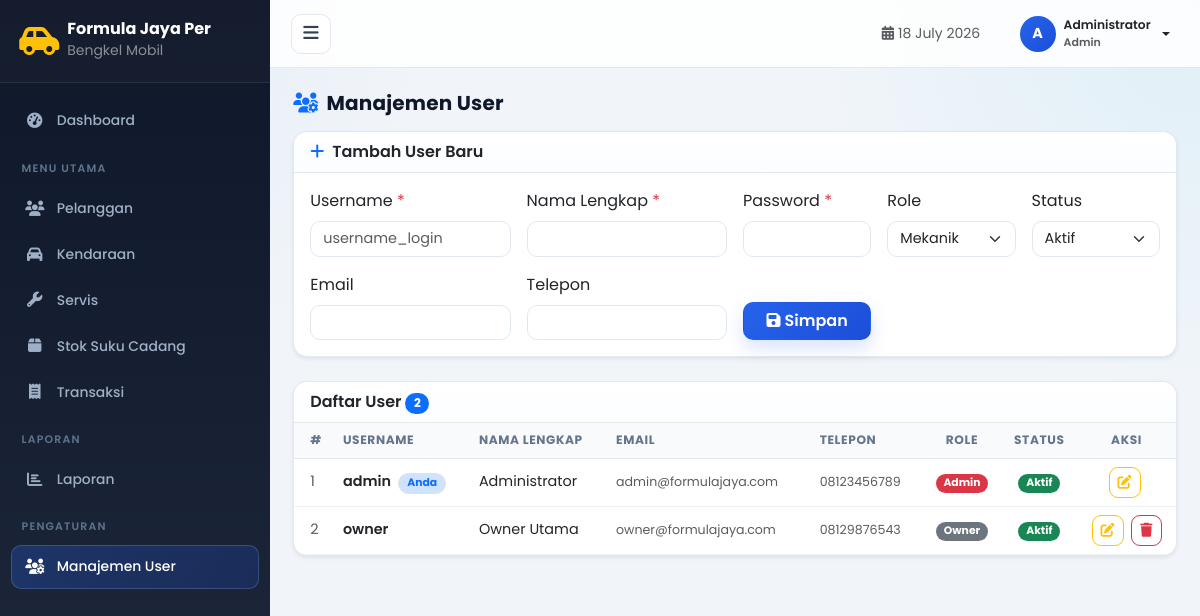
The page /pages/users.php (signed in) on the database its author committed.
### tables this page shows
CREATE TABLE IF NOT EXISTS users (
    id INT AUTO_INCREMENT PRIMARY KEY,
    username VARCHAR(50) NOT NULL UNIQUE,
    password VARCHAR(255) NOT NULL,
    nama_lengkap VARCHAR(100) NOT NULL,
    role ENUM('admin', 'mekanik', 'owner') NOT NULL DEFAULT 'mekanik',
    email VARCHAR(100),
    telepon VARCHAR(20),
    foto VARCHAR(255) DEFAULT NULL,
    status ENUM('aktif', 'nonaktif') NOT NULL DEFAULT 'aktif',
    last_login DATETIME DEFAULT NULL,
    created_at TIMESTAMP DEFAULT CURRENT_TIMESTAMP,
    updated_at TIMESTAMP DEFAULT CURRENT_TIMESTAMP ON UPDATE CURRENT_TIMESTAMP
);

### includes/auth.php (called while the page is built, shortened)
<?php
function isLoggedIn() {
    return isset($_SESSION['user_id']) && !empty($_SESSION['user_id']);
}
function getUser() {
    return [
        'id'           => $_SESSION['user_id'],
        'username'     => $_SESSION['username'],
        'nama_lengkap' => $_SESSION['nama_lengkap'],
        'role'         => strtolower($_SESSION['user_role']),
    ];
}

### pages/users.php (the view, shortened to what this page needs)
<?php
require_once __DIR__ . '/../includes/auth.php';
require_once __DIR__ . '/../config/database.php';
$user       = getUser();
$activePage = 'users';
$editData = null;
$data = $pdo->query("SELECT * FROM users ORDER BY role, nama_lengkap")->fetchAll();
require_once __DIR__ . '/../includes/layout.php';
?>
<div class="page-head">
    <h5 class="fw-bold mb-0"><i class="fas fa-users-cog me-2 text-primary"></i>Manajemen User</h5>
</div>
<div class="card border-0 shadow-sm mb-4">
    <div class="card-header bg-white fw-semibold">
        <?php if ($editData): ?><i class="fas fa-edit text-warning me-2"></i>Edit User: <?= htmlspecialchars($editData['username']) ?>
        <?php else: ?><i class="fas fa-plus text-primary me-2"></i>Tambah User Baru<?php endif; ?>
    </div>
    <div class="card-body">
        <form method="POST">
            <div class="row g-3">
                <?php if (!$editData): ?>
                <div class="col-md-3">
                    <label class="form-label">Username <span class="text-danger">*</span></label>
                    <input type="text" name="username" class="form-control" required placeholder="username_login">
                </div>
                <?php endif; ?>
                <div class="col-md-<?= $editData ? '4' : '3' ?>">
                    <label class="form-label">Nama Lengkap <span class="text-danger">*</span></label>
                    <input type="text" name="nama_lengkap" class="form-control" value="<?= htmlspecialchars($editData['nama_lengkap'] ?? '') ?>" required>
                </div>
                <div class="col-md-2">
                    <label class="form-label">Password <?= $editData ? '<small class="text-muted">(kosong = tidak ganti)</small>' : '<span class="text-danger">*</span>' ?></label>
                    <input type="password" name="password" class="form-control" <?= $editData ? '' : 'required' ?> minlength="4">
                </div>
                <div class="col-md-2">
                    <label class="form-label">Role</label>
                    <select name="role" class="form-select">
                        <option value="mekanik" <?= ($editData['role'] ?? 'mekanik') === 'mekanik' ? 'selected' : '' ?>>Mekanik</option>
                    </select>
                </div>
                <div class="col-md-2">
                    <label class="form-label">Status</label>
                    <select name="status" class="form-select">
                        <option value="aktif" <?= ($editData['status'] ?? 'aktif') === 'aktif' ? 'selected' : '' ?>>Aktif</option>
                    </select>
                </div>
                <div class="col-md-3">
                    <label class="form-label">Email</label>
                    <input type="email" name="email" class="form-control" value="<?= htmlspecialchars($editData['email'] ?? '') ?>">
                </div>
                <div class="col-md-3">
                    <label class="form-label">Telepon</label>
                    <input type="text" name="telepon" class="form-control" value="<?= htmlspecialchars($editData['telepon'] ?? '') ?>">
                </div>
                <div class="col-md-2 d-flex align-items-end gap-2">
                    <button type="submit" class="btn btn-<?= $editData ? 'warning' : 'primary' ?> w-100">
                        <i class="fas fa-save me-1"></i><?= $editData ? 'Perbarui' : 'Simpan' ?>
                    </button>
                </div>
            </div>
        </form>
    </div>
</div>
<div class="card border-0 shadow-sm">
    <div class="card-header bg-white fw-semibold">Daftar User <span class="badge bg-primary"><?= count($data) ?></span></div>
    <div class="table-responsive">
        <table class="table table-hover align-middle mb-0">
            <thead class="table-light">
                <tr>
                    <th class="ps-3">#</th>
                    <th>Username</th>
                    <th>Nama Lengkap</th>
                    <th>Email</th>
                    <th>Telepon</th>
                    <th class="text-center">Role</th>
                    <th class="text-center">Status</th>
                    <th class="text-center">Aksi</th>
                </tr>
            </thead>
            <tbody>
            <?php if (empty($data)): ?>
                <tr><td colspan="8" class="text-center text-muted py-4">Tidak ada data user</td></tr>
            <?php else: foreach ($data as $i => $u): ?>
                <tr>
                    <td class="ps-3 text-muted"><?= $i + 1 ?></td>
                    <td class="fw-semibold"><?= htmlspecialchars($u['username']) ?> <?= (int)$u['id'] === (int)($user['id'] ?? 0) ? '<span class="badge bg-primary-subtle text-primary border ms-1">Anda</span>' : '' ?></td>
                    <td><?= htmlspecialchars($u['nama_lengkap']) ?></td>
                    <td class="small text-muted"><?= htmlspecialchars($u['email'] ?? '-') ?></td>
                    <td class="small text-muted"><?= htmlspecialchars($u['telepon'] ?? '-') ?></td>
                    <td class="text-center">
                        <?php $roleBadge = ['admin'=>'bg-danger','mekanik'=>'bg-info','owner'=>'bg-secondary']; ?>
                        <span class="badge <?= $roleBadge[$u['role']] ?? 'bg-secondary' ?>"><?= ucfirst($u['role']) ?></span>
                    </td>
                    <td class="text-center">
                        <span class="badge <?= $u['status'] === 'aktif' ? 'bg-success' : 'bg-secondary' ?>"><?= ucfirst($u['status']) ?></span>
                    </td>
                    <td class="text-center">
                        <a href="?edit=<?= $u['id'] ?>" class="btn btn-sm btn-outline-warning me-1"><i class="fas fa-edit"></i></a>
                        <?php if ((int)$u['id'] !== (int)($user['id'] ?? 0)): ?>
                        <form method="POST" class="d-inline" onsubmit="return confirm('Hapus user <?= htmlspecialchars($u['username']) ?>?')">
                            <button class="btn btn-sm btn-outline-danger"><i class="fas fa-trash"></i></button>
                        </form>
                        <?php endif; ?>
                    </td>
                </tr>
            <?php endforeach; endif; ?>
            </tbody>
        </table>
    </div>
</div>
<?php require_once __DIR__ . '/../includes/layout_end.php'; ?>

### includes/layout.php (shortened to what this page needs)
<?php
$styleVer = @filemtime(__DIR__ . '/../assets/css/style.css') ?: time();
?>
<!DOCTYPE html>
<html lang="id">
<head>
    <link href="https://cdn.jsdelivr.net/npm/bootstrap@5.3.0/dist/css/bootstrap.min.css" rel="stylesheet">
    <link rel="stylesheet" href="https://cdnjs.cloudflare.com/ajax/libs/font-awesome/6.4.0/css/all.min.css">
    <link rel="stylesheet" href="<?= BASE_URL ?>/assets/css/style.css?v=<?= $styleVer ?>">
</head>
<body class="dashboard-body">
<div class="sidebar" id="sidebar">
    <div class="sidebar-header">
        <i class="fas fa-car-side fa-2x text-warning"></i>
        <div class="ms-2">
            <h6 class="mb-0 fw-bold text-white">Formula Jaya Per</h6>
            <small class="text-white-50">Bengkel Mobil</small>
        </div>
    </div>
    <nav class="sidebar-nav">
        <?php
        $role = $user['role'] ?? '';
        $isAdmin = $role === 'admin';
        $isMechanic = $role === 'mekanik';
        $isOwner = $role === 'owner';
        $showDashboard = $isAdmin;
        $showDataMaster = $isAdmin;
        $showServis = $isAdmin || $isMechanic;
        $showStok = $isAdmin;
        $showTransaksi = $isAdmin;
        $showLaporan = $isAdmin || $isOwner;
        $showMainSection = $showDataMaster || $showServis || $showStok || $showTransaksi;
        ?>
        <?php if ($showDashboard): ?>
        <a href="<?= BASE_URL ?>/dashboard.php" class="nav-item <?= ($activePage ?? '') === 'dashboard' ? 'active' : '' ?>">
            <i class="fas fa-tachometer-alt"></i><span>Dashboard</span>
        </a>
        <?php endif; ?>
        <?php if ($showMainSection): ?>
        <div class="nav-divider">Menu Utama</div>
        <?php endif; ?>
        <?php if ($showDataMaster): ?>
        <a href="<?= BASE_URL ?>/pages/pelanggan.php" class="nav-item <?= ($activePage ?? '') === 'pelanggan' ? 'active' : '' ?>">
            <i class="fas fa-users"></i><span>Pelanggan</span>
        </a>
        <a href="<?= BASE_URL ?>/pages/kendaraan.php" class="nav-item <?= ($activePage ?? '') === 'kendaraan' ? 'active' : '' ?>">
            <i class="fas fa-car"></i><span>Kendaraan</span>
        </a>
        <?php endif; ?>
        <?php if ($showServis): ?>
        <a href="<?= BASE_URL ?>/pages/servis.php" class="nav-item <?= ($activePage ?? '') === 'servis' ? 'active' : '' ?>">
            <i class="fas fa-wrench"></i><span>Servis</span>
        </a>
        <?php endif; ?>
        <?php if ($showStok): ?>
        <a href="<?= BASE_URL ?>/pages/stok.php" class="nav-item <?= ($activePage ?? '') === 'stok' ? 'active' : '' ?>">
            <i class="fas fa-box"></i><span>Stok Suku Cadang</span>
        </a>
        <?php endif; ?>
        <?php if ($showTransaksi): ?>
        <a href="<?= BASE_URL ?>/pages/transaksi.php" class="nav-item <?= ($activePage ?? '') === 'transaksi' ? 'active' : '' ?>">
            <i class="fas fa-receipt"></i><span>Transaksi</span>
        </a>
        <?php endif; ?>
        <?php if ($showLaporan): ?>
        <div class="nav-divider">Laporan</div>
        <a href="<?= BASE_URL ?>/pages/laporan.php" class="nav-item <?= ($activePage ?? '') === 'laporan' ? 'active' : '' ?>">
            <i class="fas fa-chart-bar"></i><span>Laporan</span>
        </a>
        <?php endif; ?>
        <?php
        if ($isAdmin): ?>
        <div class="nav-divider">Pengaturan</div>
        <a href="<?= BASE_URL ?>/pages/users.php" class="nav-item <?= ($activePage ?? '') === 'users' ? 'active' : '' ?>">
            <i class="fas fa-users-cog"></i><span>Manajemen User</span>
        </a>
        <?php endif; ?>
    </nav>
</div>
<div class="main-content" id="mainContent">
    <div class="topbar">
        <button class="btn btn-sm sidebar-toggle-btn" onclick="document.getElementById('sidebar').classList.toggle('collapsed');document.getElementById('mainContent').classList.toggle('expanded')">
        </button>
        <div class="topbar-right">
            <span class="text-muted small me-3 d-none d-md-inline">
                <i class="fas fa-calendar-alt me-1"></i><?= date('d F Y') ?>
            </span>
            <div class="dropdown">
                <button class="btn btn-sm dropdown-toggle d-flex align-items-center gap-2" type="button" data-bs-toggle="dropdown">
                    <div class="user-avatar"><?= strtoupper(substr($user['nama_lengkap'] ?? 'U', 0, 1)) ?></div>
                    <div class="text-start d-none d-md-block">
                        <div class="fw-semibold small"><?= htmlspecialchars($user['nama_lengkap'] ?? '') ?></div>
                        <div class="text-muted" style="font-size:11px"><?= ucfirst($user['role'] ?? '') ?></div>
                    </div>
                </button>
            </div>
        </div>
    </div>
    <div class="page-content">

### includes/layout_end.php (shortened to what this page needs)
    </div>
</div>
</body>
</html>

### assets/css/style.css (style rules this page uses)
:root { --primary: #2563eb; --primary-dark: #1d4ed8; --primary-light: #eff6ff; --success: #16a34a; --success-light: #f0fdf4; --warning: #d97706; --warning-light: #fffbeb; --danger: #dc2626; --danger-light: #fef2f2; --ink: #1e293b; --muted: #64748b; --surface: #ffffff; --surface-soft: #f8fafc; --border: #e2e8f0; --sidebar-bg: #0f172a; --sidebar-width: 270px; --topbar-height: 68px; --font: 'Poppins', sans-serif; --radius: 14px; --shadow-sm: 0 2px 10px rgba(15, 23, 42, 0.06); --shadow-md: 0 12px 26px rgba(15, 23, 42, 0.08); }
* { box-sizing: border-box; margin: 0; padding: 0; }
html, body { min-height: 100%; }
body { font-family: var(--font); color: var(--ink); background: radial-gradient(circle at top left, rgba(37, 99, 235, 0.08), transparent 30%), radial-gradient(circle at top right, rgba(14, 165, 233, 0.08), transparent 28%), #f1f5f9; }
a { text-decoration: none; }
.card { border: 1px solid var(--border) !important; border-radius: var(--radius) !important; box-shadow: var(--shadow-sm); }
.card-header { border-bottom: 1px solid var(--border) !important; border-radius: var(--radius) var(--radius) 0 0 !important; background: linear-gradient(180deg, #ffffff 0%, #fbfdff 100%) !important; }
.btn { border-radius: 10px; font-weight: 600; }
.btn-primary { background: linear-gradient(135deg, var(--primary), var(--primary-dark)); border-color: transparent; box-shadow: 0 8px 18px rgba(37, 99, 235, 0.18); transition: all .22s ease; }
.form-control, .form-select, .input-group-text { border-color: var(--border); border-radius: 10px; font-size: 0.9rem; }
.table { font-size: 0.9rem; }
.table thead th { font-size: 0.76rem; letter-spacing: .05em; text-transform: uppercase; color: #64748b; border-bottom: 1px solid var(--border); background: #f8fafc !important; }
.table tbody td { border-color: #edf2f7; }
.badge { border-radius: 999px; padding: .38em .72em; }
.page-head { display: flex; justify-content: space-between; align-items: center; gap: .75rem; margin-bottom: 1rem; flex-wrap: wrap; }
.page-head h5 { margin: 0; color: #0f172a; letter-spacing: .01em; }
.table-responsive { border-radius: 0 0 var(--radius) var(--radius); }
.table tbody tr { transition: background-color .16s ease; }
.btn-outline-primary, .btn-outline-secondary, .btn-outline-warning, .btn-outline-danger, .btn-outline-info { border-radius: 9px; }
.dashboard-body { min-height: 100vh; overflow-x: hidden; }
.sidebar { width: var(--sidebar-width); background: linear-gradient(180deg, #0f172a 0%, #1e293b 100%); min-height: 100vh; position: fixed; top: 0; left: 0; z-index: 1000; transition: transform .28s ease, width .28s ease; overflow-y: auto; overflow-x: hidden; }
.sidebar-header { padding: 1.2rem 1.2rem; display: flex; align-items: center; border-bottom: 1px solid rgba(255,255,255,0.08); background: rgba(255,255,255,0.02); }
.sidebar-nav { padding: 0.9rem 0; }
.sidebar-nav .nav-item { display: flex; align-items: center; gap: 0.75rem; margin: 2px .7rem; padding: 0.72rem .85rem; color: #9fb0c6; text-decoration: none; font-size: 0.87rem; font-weight: 500; border-radius: 10px; transition: all .2s ease; }
.sidebar-nav .nav-item.active { background: linear-gradient(135deg, rgba(37,99,235,.28), rgba(30,64,175,.28)); color: #fff; box-shadow: inset 0 0 0 1px rgba(148, 197, 255, 0.22); }
.sidebar-nav .nav-item i { width: 20px; text-align: center; font-size: 0.96rem; }
.nav-divider { padding: 1rem 1.35rem 0.45rem; color: #5f738d; font-size: 0.68rem; text-transform: uppercase; letter-spacing: .11em; font-weight: 600; }
.main-content { margin-left: var(--sidebar-width); min-height: 100vh; display: flex; flex-direction: column; transition: margin-left .28s ease; }
.topbar { height: var(--topbar-height); background: rgba(255,255,255,.85); backdrop-filter: blur(10px); border-bottom: 1px solid var(--border); display: flex; align-items: center; justify-content: space-between; padding: 0 1.3rem; position: sticky; top: 0; z-index: 100; }
.sidebar-toggle-btn { width: 40px; height: 40px; border: 1px solid var(--border); background: #fff; color: #334155; display: inline-flex; align-items: center; justify-content: center; }
.topbar-right { display: flex; align-items: center; gap: .9rem; }
.user-avatar { width: 36px; height: 36px; background: linear-gradient(135deg, var(--primary), var(--primary-dark)); color: #fff; border-radius: 50%; display: flex; align-items: center; justify-content: center; font-weight: 700; font-size: .9rem; }
.page-content { padding: 1.45rem; flex: 1; }

### rows shown on the page
users: nama_lengkap "A", nama_lengkap "Administrator", role "Admin", username "admin", shows "Anda", email "admin@formulajaya.com", telepon "08123456789", status "Aktif"
users: username "owner", nama_lengkap "Owner Utama", email "owner@formulajaya.com", telepon "08129876543", role "Owner", status "Aktif"

### other values the page prints
count($data) "2"
